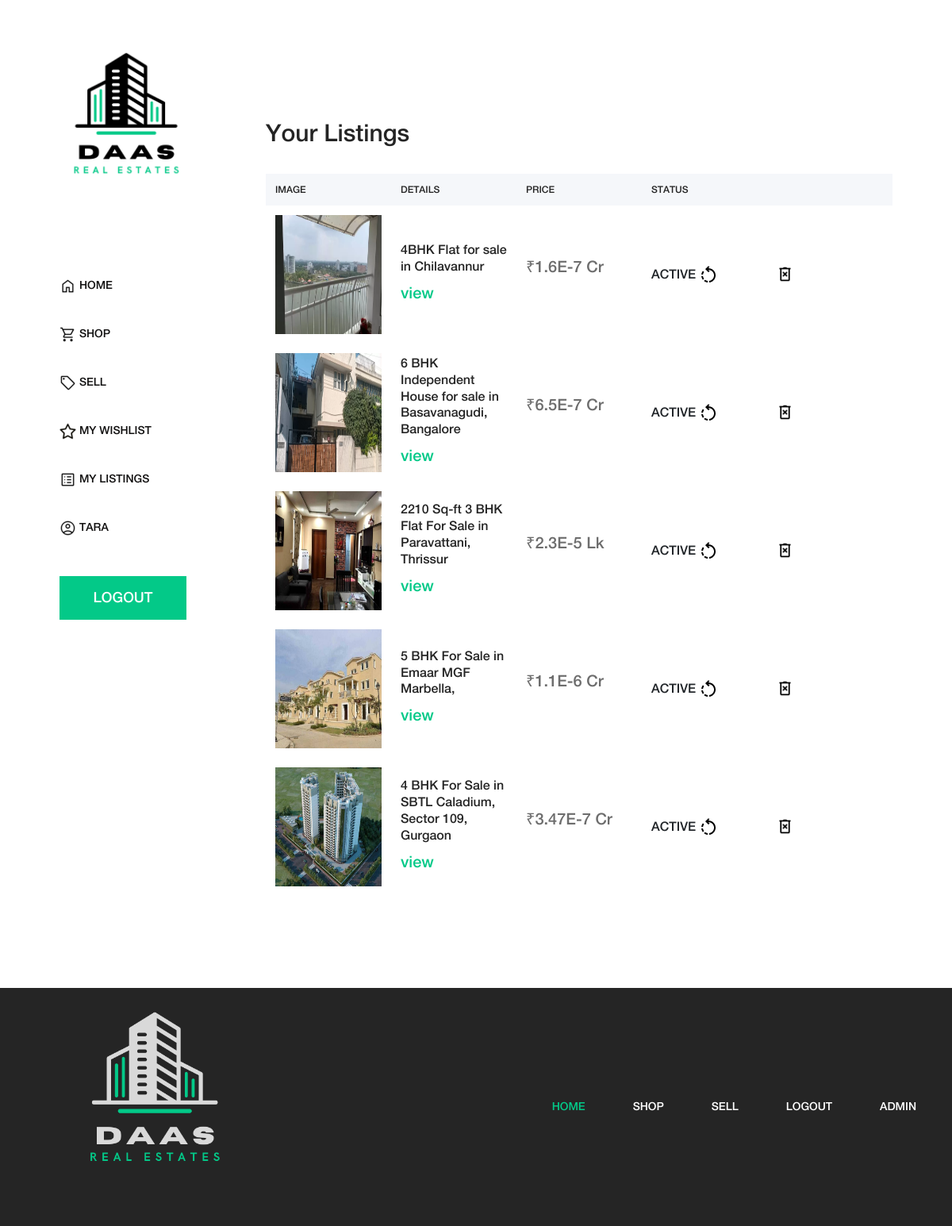
Page /my_listings.php (signed in) on the earlier database version.
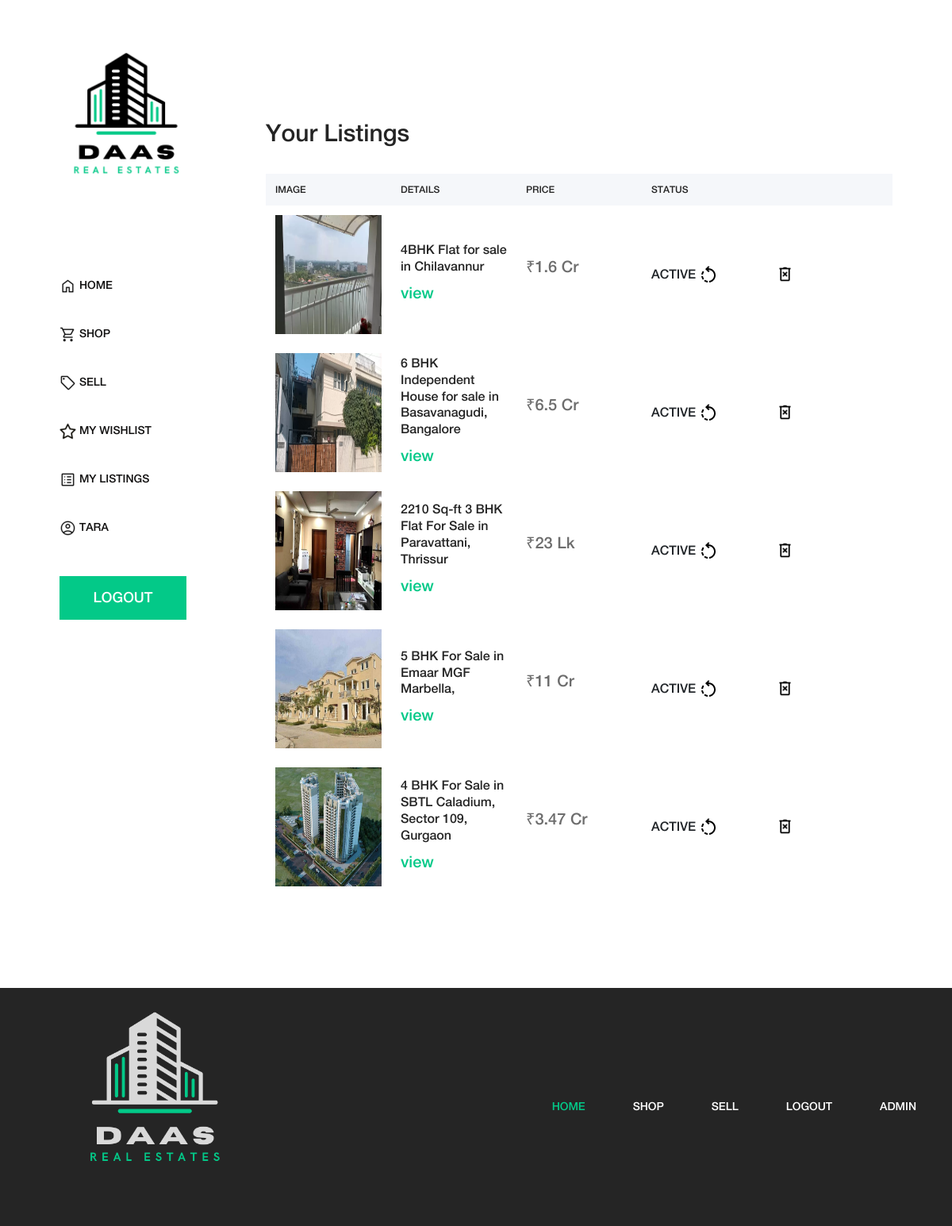
Same page on the later database version.
### tables this page shows
CREATE TABLE `property_tbl` (
  `property_id` int(11) NOT NULL,
  `owner_id` int(11) NOT NULL,
  `title` varchar(250) NOT NULL,
  `discription` text NOT NULL,
  `property_type` int(11) NOT NULL,
  `size` varchar(30) NOT NULL,
  `size_format` varchar(50) NOT NULL DEFAULT 'sqft',
  `property_address` varchar(250) NOT NULL,
  `city` int(11) NOT NULL,
  `pin` varchar(10) NOT NULL,
  `price` int(50) NOT NULL,
  `denomination` varchar(50) NOT NULL DEFAULT 'lk',
  `fname` varchar(100) NOT NULL,
  `lname` varchar(100) NOT NULL,
  `email` varchar(100) NOT NULL,
  `phoneno` varchar(20) NOT NULL,
  `image_one` varchar(250) DEFAULT NULL,
  `image_two` varchar(250) DEFAULT NULL,
  `image_three` varchar(250) DEFAULT NULL,
  `image_four` varchar(250) DEFAULT NULL,
  `status` varchar(30) NOT NULL DEFAULT 'active',
  `date` date NOT NULL,
  `map` text DEFAULT NULL
);

### my_listings.php (the view)
<?php include("header.php"); ?>
<?php include("connection.php") ?>
<?php
if (!isset($_SESSION["userid"])) {
  header("location: login.php");
} else {
  $userid = $_SESSION["userid"];
}
$query = "SELECT * FROM property_tbl WHERE owner_id='$userid'";
$result = mysqli_query($conn, $query);
?>
<div class="cart-table-area section-padding-100">
  <div class="container-fluid">
    <div class="row">
      <div class="f1 col-12 col-lg-8">
        <div class="cart-title mt-50">
          <h2>Your Listings</h2>
        </div>
        <div class="cart-table clearfix">
          <table class="table table-hover">
            <thead>
              <tr>
                <th>IMAGE</th>
                <th>DETAILS</th>
                <th>PRICE</th>
                <th>STATUS</th>
                <th></th>
              </tr>
            </thead>
            <tbody>
              <?php while ($row = mysqli_fetch_assoc($result)) { ?>
                <tr>
                  <td class="cart_product_img">
                    <a href="property_details.php?id=<?php echo $row["property_id"] ?>"><img src="<?php echo $row["image_one"] ?>" alt="Image" style="width: 150px; height: 150px"></a>
                  </td>
                  <td class="cart_product_desc">
                    <h5><?php echo $row["title"] ?></h5>
                    <a href="property_details.php?id=<?php echo $row["property_id"] ?>">view</a>
                  </td>
                  <td class="price">
                  <?php
                    $price = $row["price"];
                    if($row["denomination"] == "lk") $price/=100000;
                    else $price/=10000000;
                  ?>
                    <p>₹<?php echo $price . (($row["denomination"] == "lk") ? " Lk" : " Cr") ?></p>
                  </td>
                  <td class="qty">
                    <span><?php echo strtoupper($row["status"]) ?> <a href="switch_status.php?id=<?php echo $row["property_id"] ?>"><img src="img/core-img/rotate.png"></a></span>
                  </td>
                  <td class="qty">
                    <a href="remove_listing.php?id=<?php echo $row["property_id"] ?>" data-toggle="tooltip" data-placement="left" title="Delete"><img class="bin" src="img/core-img/bin_black.png"></a>
                  </td>
                </tr>
              <?php } ?>
            </tbody>
          </table>
        </div>
      </div>
    </div>
  </div>
</div>
<?php include("footer.php"); ?>

Differences in the rows shown:
changed property_tbl "4BHK Flat for sale in Chilavannur": price "1.6E-7" → "1.6"
changed property_tbl "6 BHK Independent House for sale in Basavanagudi, Bangalore": price "6.5E-7" → "6.5"
changed property_tbl "2210 Sq-ft 3 BHK Flat For Sale in Paravattani, Thrissur": price "2.3E-5" → "23"
changed property_tbl "5 BHK For Sale in Emaar MGF Marbella,": price "1.1E-6" → "11"
changed property_tbl "4 BHK For Sale in SBTL Caladium, Sector 109, Gurgaon": price "3.47E-7" → "3.47"
